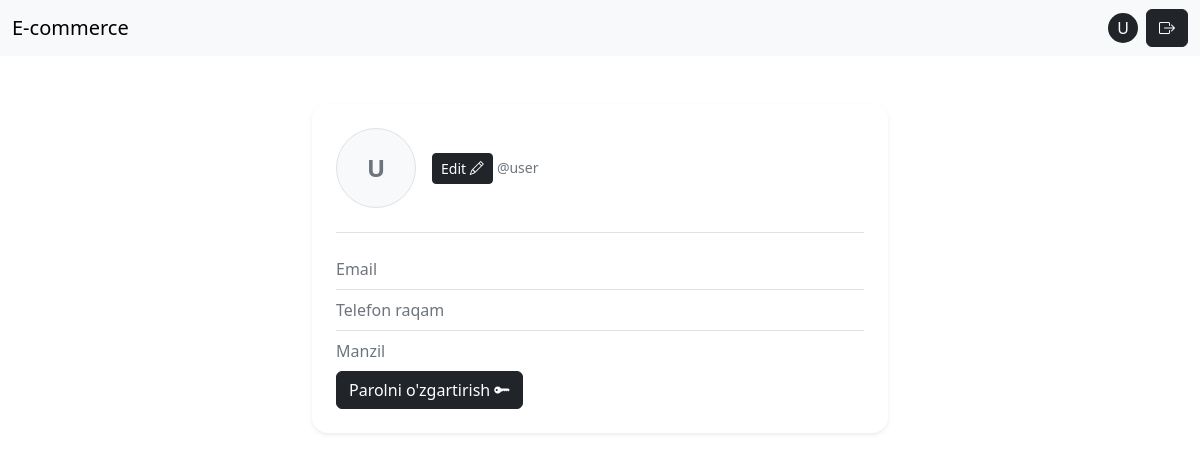
Page /accounts/profile-detail/ (signed in) on the earlier database version.
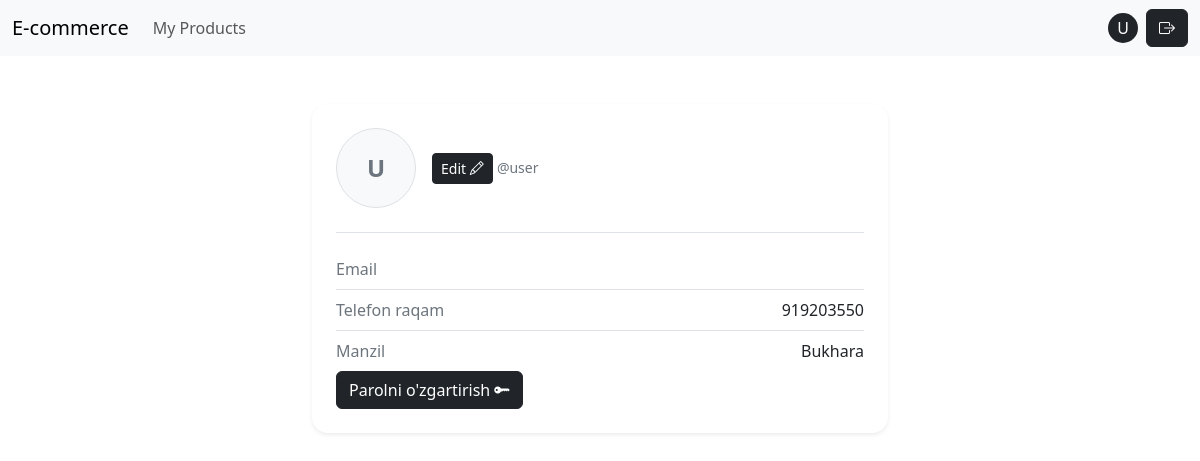
Same page on the later database version.
### accounts/models.py (models this page shows, shortened)
class User(AbstractUser):
    class Role(models.TextChoices):
        BUYER = "BUYER", "Buyer"
        SELLER = "SELLER", "Seller"
    role = models.CharField(
        choices=Role.choices,
        default=Role.BUYER
    )
    image = models.ImageField(upload_to="avatars/", null=True, blank=True)
    phone_number = models.CharField(max_length=13, help_text="+998998889911")
    address = models.CharField(max_length=255)

### accounts/views.py (the view)
# urls.py: path('profile-detail/', views.ProfileDetailView.as_view(), name="profile_detail"),
class ProfileDetailView( DetailView):
    model = User
    template_name = "accounts/profile_detail.html"
    context_object_name = "profile_user"
    def get_object(self):
        return self.request.user

### templates/accounts/profile_detail.html (shortened to what this page needs)
{% extends 'base.html' %}
{% block body %}
<div class="container col-lg-6 col-md-7 col-11 my-5">
    <div class="card border-0 shadow-sm rounded-4 p-4">
        <div class="d-flex align-items-center gap-3 mb-4">
            {% if user.image %}
                <img class="rounded-circle border" style="width:80px; height:80px; object-fit:cover;" src="{{ user.image.url }}" alt="">
            {% else %}
                <div class="rounded-circle bg-light border d-flex align-items-center justify-content-center" style="width:80px; height:80px;">
                    <span class="fs-4 fw-semibold text-secondary">{{ user.username|slice:1|title }}</span>
                </div>
            {% endif %}
            <div>
                    <h5 class="mb-0 fw-semibold">{{ user.first_name }} {{ user.last_name }}</h5> <a class=" text-decoration-none btn btn-dark btn-sm" href="{% url 'profile_edit'  %}">Edit <i class="bi bi-pencil"></i></a>
                <span class="text-secondary small">@{{ user.username }}</span>
            </div>
        </div>
        <div class="border-top pt-3">
            <div class="d-flex justify-content-between py-2 border-bottom">
                <span class="text-secondary">Email</span>
            </div>
            <div class="d-flex justify-content-between py-2 border-bottom">
                <span class="text-secondary">Telefon raqam</span>
                <span class="fw-medium">{{ user.phone_number }}</span>
            </div>
            <div class="d-flex justify-content-between py-2">
                <span class="text-secondary">Manzil</span>
                <span class="fw-medium">{{ user.address }}</span>
            </div>
            <a class="btn btn-dark" href="{% url 'password_change' %}">Parolni o'zgartirish <i class="bi bi-key-fill"></i></a>
        </div>
    </div>
</div>
{% endblock body %}

### templates/includes/navbar.html (shortened to what this page needs)
<nav class="navbar navbar-expand-lg bg-body-tertiary">
  <div class="container-fluid">
    <a class="navbar-brand" href="/">E-commerce</a>
    <div class="collapse navbar-collapse" id="navbarSupportedContent">
      <ul class="navbar-nav me-auto mb-2 mb-lg-0">
        <li class="nav-item">
          {% if request.user.is_authenticated and request.user.role == "SELLER" %}
            <a class="nav-link" href="{% url 'seller_products' %}">
              My Products
            </a>
{% endif %}
        </li>
      </ul>
      <div class="right d-flex justify-content-center align-items-center">
        {% if user.is_authenticated %}
         <a href="{% url 'profile_detail' %}" style="width:30px;height:30px;" class="text-decoration-none mx-2 rounded rounded-circle bg-dark text-white d-flex justify-content-center align-items-center">
                {{ user.username|slice:1|title }}
          </a>
          <form method="post" action="{% url 'logout' %}">
            <button class="btn btn-dark"><i class="bi bi-box-arrow-right"></i></button>
          </form>
          {% else %}
          <a class="btn btn-dark mx-2" href="{% url 'login' %}">Login</a>
          <a class="btn btn-secondary" href="{% url 'signup' %}">Signup</a>
          {%endif%}
      </div>
    </div>
  </div>
</nav>

Differences in the rows shown:
changed User "user": role "BUYER" → "SELLER" (drawn); phone_number (not shown) → "919203550"; address (not shown) → "Bukhara"
Other differences:
text now shown: "My Products"
